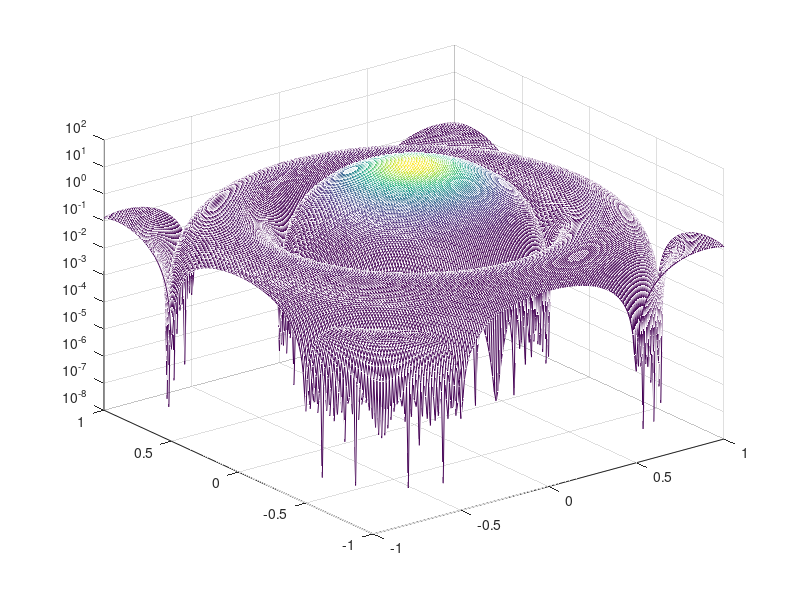

Write the MATLAB code that produced this figure.
a = 2*pi;
[x,y] = meshgrid(-1:0.01:1, -1:0.01:1);
r = sqrt(x.^2+y.^2);
f = (2*besselj(1,a*r(:))./r(:)).^2;
figure;
mesh(x,y,reshape(f,size(x)));
set(gca,'Zscale','Log');